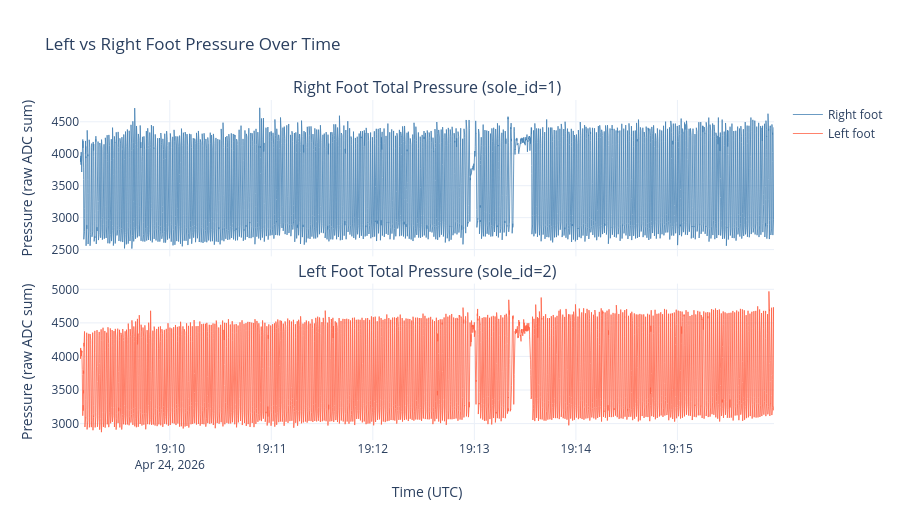

The notebook cell this image was saved under:
### Markdown cell above
## 6 · Bonus – Left vs Right Foot Pressure Time-Series

### Code cell
if USE_PLOTLY:
    fig3 = make_subplots(
        rows=2, cols=1, shared_xaxes=True,
        subplot_titles=['Right Foot Total Pressure (sole_id=1)',
                        'Left Foot Total Pressure (sole_id=2)'],
        vertical_spacing=0.08
    )
    fig3.add_trace(go.Scatter(
        x=imu['time_utc'], y=imu['total_pressure_R'],
        mode='lines', name='Right foot', line=dict(color='steelblue', width=0.8),
        hovertemplate='%{x|%H:%M:%S.%L} | Right: %{y:.0f}<extra></extra>'
    ), row=1, col=1)
    fig3.add_trace(go.Scatter(
        x=imu['time_utc'], y=imu['total_pressure_L'],
        mode='lines', name='Left foot', line=dict(color='tomato', width=0.8),
        hovertemplate='%{x|%H:%M:%S.%L} | Left: %{y:.0f}<extra></extra>'
    ), row=2, col=1)
    fig3.update_yaxes(title_text='Pressure (raw ADC sum)', row=1, col=1)
    fig3.update_yaxes(title_text='Pressure (raw ADC sum)', row=2, col=1)
    fig3.update_xaxes(title_text='Time (UTC)', row=2, col=1)
    fig3.update_layout(
        title='Left vs Right Foot Pressure Over Time',
        height=520, template='plotly_white', hovermode='x unified'
    )
    fig3.show()

else:
    fig3, (ax3a, ax3b) = plt.subplots(2, 1, figsize=(14, 6), sharex=True)
    ax3a.plot(imu['time_utc'], imu['total_pressure_R'], lw=0.6, color='steelblue')
    ax3b.plot(imu['time_utc'], imu['total_pressure_L'], lw=0.6, color='tomato')
    for ax, title in [(ax3a, 'Right foot (sole_id=1)'), (ax3b, 'Left foot (sole_id=2)')]:
        ax.set_ylabel('Pressure (raw ADC)'); ax.set_title(title)
    ax3b.set_xlabel('Time (UTC)')
    plt.tight_layout(); plt.show()

### Figure 1 — Plotly figure (JSON) as saved in the notebook; plotly's stock layout.template omitted (floating-point values rounded to 4 significant figures; data arrays with more than 128 entries replaced by an {"elided": "..."} marker saying what was removed)
{"data": [{"hovertemplate": "%{x|%H:%M:%S.%L} | Right: %{y:.0f}<extra></extra>", "line": {"color": "steelblue", "width": 0.8}, "mode": "lines", "name": "Right foot", "type": "scatter", "x": {"elided": "25634 str values"}, "xaxis": "x", "y": {"elided": "25634 int values"}, "yaxis": "y"}, {"hovertemplate": "%{x|%H:%M:%S.%L} | Left: %{y:.0f}<extra></extra>", "line": {"color": "tomato", "width": 0.8}, "mode": "lines", "name": "Left foot", "type": "scatter", "x": {"elided": "25634 str values"}, "xaxis": "x2", "y": {"elided": "25634 int values"}, "yaxis": "y2"}], "layout": {"annotations": [{"font": {"size": 16}, "showarrow": false, "text": "Right Foot Total Pressure (sole_id=1)", "x": 0.5, "xanchor": "center", "xref": "paper", "y": 1, "yanchor": "bottom", "yref": "paper"}, {"font": {"size": 16}, "showarrow": false, "text": "Left Foot Total Pressure (sole_id=2)", "x": 0.5, "xanchor": "center", "xref": "paper", "y": 0.46, "yanchor": "bottom", "yref": "paper"}], "height": 520, "hovermode": "x unified", "title": {"text": "Left vs Right Foot Pressure Over Time"}, "xaxis": {"anchor": "y", "domain": [0, 1], "matches": "x2", "showticklabels": false}, "xaxis2": {"anchor": "y2", "domain": [0, 1], "title": {"text": "Time (UTC)"}}, "yaxis": {"anchor": "x", "domain": [0.54, 1], "title": {"text": "Pressure (raw ADC sum)"}}, "yaxis2": {"anchor": "x2", "domain": [0, 0.46], "title": {"text": "Pressure (raw ADC sum)"}}}}
